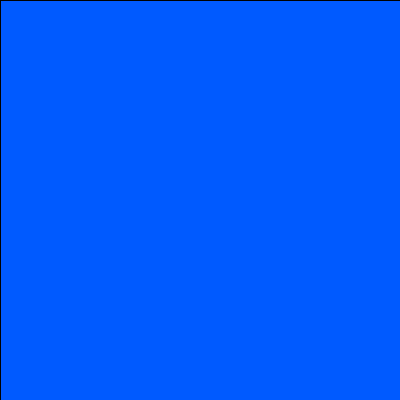
Frame 1 (no input)
Frame 60 (the mouse pressed at the canvas centre just before this capture): identical to frame 1, image omitted
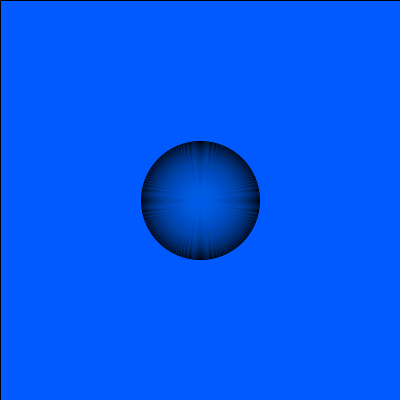
Frame 120 (the mouse held since frame 60 and released just before this capture)

The Processing sketch that drew these frames (run headless with seeded random() and noise(); from frame 60 on, the mouse is pressed at the canvas centre):

// Processing sketch: processing_74190
// ── processing_74190.pde

int diametro = 0;
void setup() {
  size(400, 400);
  background(0, 90, 255);
}

void draw () {
  fill(0, 90, 255, 10);
  rect(0, 0, width, height);
  noFill();
  ellipse(width/2, height/2, diametro, diametro);

  if (mousePressed) {
    diametro=diametro + 2;
  }


  if (diametro > width) {
    diametro=0;
  }
}
void mouseReleased() {
    diametro=0;
}
